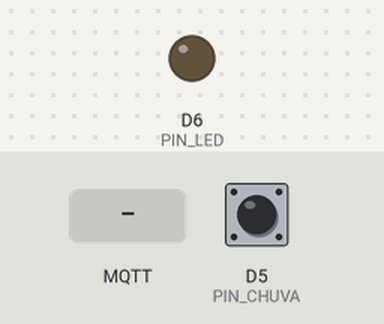
Recording of a sketch running on a simulated ESP8266 (NodeMCU). On the bench: output pins drawn as LEDs (lit = HIGH). The test bench sets the inputs (shaded band); at power-on: D5 (PIN_CHUVA) HIGH. WiFi joins after 1.5 s; servers stay silent unless stated; random numbers use the default seed unless the sketch sets one; no MQTT or app messages arrive unless stated; what the sketch prints to the serial monitor is not drawn.

Above: at 2.7 s.
2.8 s: MQTT message "1" arrives on the first subscribed topic
At 3.4 s:
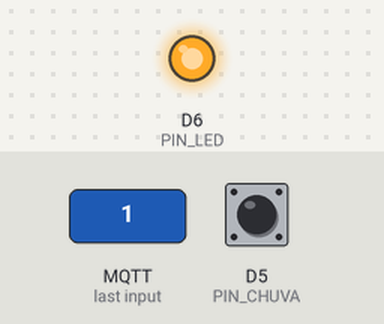
13.5 s: MQTT message "0" arrives on the first subscribed topic
At 14.0 s:
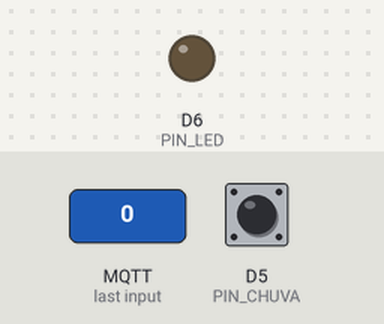
Timing chart, 0 to 16.5 s (numbered marks = the images above; inputs shaded):
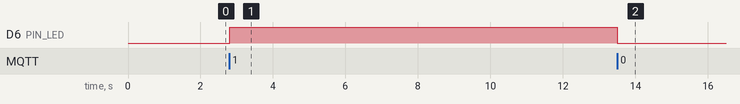

Measured:
- after the input at 2.8 s, D6 (PIN_LED): LOW → HIGH at once
- after the input at 13.5 s, D6 (PIN_LED): HIGH → LOW at once

The sketch:

codigo_nodemcu.ino
```cpp
#include <ESP8266WiFi.h>
#include <PubSubClient.h>

// ==========================================
// CONFIGURAÇÕES DE REDE E BROKER MQTT
// ==========================================
const char* ssid     = "SUA_REDE_WIFI";
const char* password = "SUA_SENHA_WIFI";

const char* mqtt_server = "broker.hivemq.com";
const int mqtt_port     = 1883;

// Tópicos MQTT
const char* TOPICO_CHUVA  = "mackenzie/gideias/chuva";
const char* TOPICO_LED    = "mackenzie/gideias/led";

// ==========================================
// DEFINIÇÃO DOS PINOS DO HARDWARE
// ==========================================
#define PIN_CHUVA D5       // Sensor de Chuva no D5
#define PIN_LED D6         // LED Vermelho (Atuador) no D6

WiFiClient espClient;
PubSubClient client(espClient);

unsigned long tempoAnterior = 0;
const long intervalo = 4000; // Envia a cada 4 segundos

void callback(char* topic, byte* payload, unsigned int length) {
  Serial.print("Mensagem recebida no [");
  Serial.print(topic);
  Serial.print("]: ");

  String mensagem = "";
  for (unsigned int i = 0; i < length; i++) {
    mensagem += (char)payload[i];
  }
  Serial.println(mensagem);

  if (String(topic) == TOPICO_LED) {
    if (mensagem == "1") {
      digitalWrite(PIN_LED, HIGH); // Liga o LED
      Serial.println(">>> LED LIGADO VIA MQTT");
    } else if (mensagem == "0") {
      digitalWrite(PIN_LED, LOW);  // Desliga o LED
      Serial.println(">>> LED DESLIGADO VIA MQTT");
    }
  }
}

void reconnect() {
  while (!client.connected()) {
    Serial.print("Tentando conexão MQTT...");
    String clientId = "ESP8266Client-Gideias-";
    clientId += String(random(0xffff), HEX);

    if (client.connect(clientId.c_str())) {
      Serial.println("Conectado ao Broker!");
      client.subscribe(TOPICO_LED);
    } else {
      Serial.print("Falha. Erro=");
      Serial.print(client.state());
      Serial.println(" Retentando em 4s...");
      delay(4000);
    }
  }
}

void setup() {
  Serial.begin(115200);
  pinMode(PIN_CHUVA, INPUT);
  pinMode(PIN_LED, OUTPUT);
  digitalWrite(PIN_LED, LOW);

  Serial.println();
  Serial.print("Conectando em: ");
  WiFi.begin(ssid, password);

  while (WiFi.status() != WL_CONNECTED) {
    delay(500);
    Serial.print(".");
  }
  Serial.println("\nWi-Fi Conectado!");

  client.setServer(mqtt_server, mqtt_port);
  client.setCallback(callback);
}

void loop() {
  if (!client.connected()) {
    reconnect();
  }
  client.loop();

  unsigned long tempoAtual = millis();
  if (tempoAtual - tempoAnterior >= intervalo) {
    tempoAnterior = tempoAtual;

    // Leitura direta do Sensor de Chuva (LOW = Chuva / HIGH = Sem Chuva)
    int leitura = digitalRead(PIN_CHUVA);
    int statusChuva = (leitura == LOW) ? 1 : 0;

    Serial.print("Status do Sensor de Chuva: ");
    Serial.println(statusChuva ? "CHUVOSO (1)" : "SECO (0)");

    // Publica no MQTT
    client.publish(TOPICO_CHUVA, String(statusChuva).c_str());
    Serial.println("Dado de chuva enviado para o Broker!");
  }
}
```
